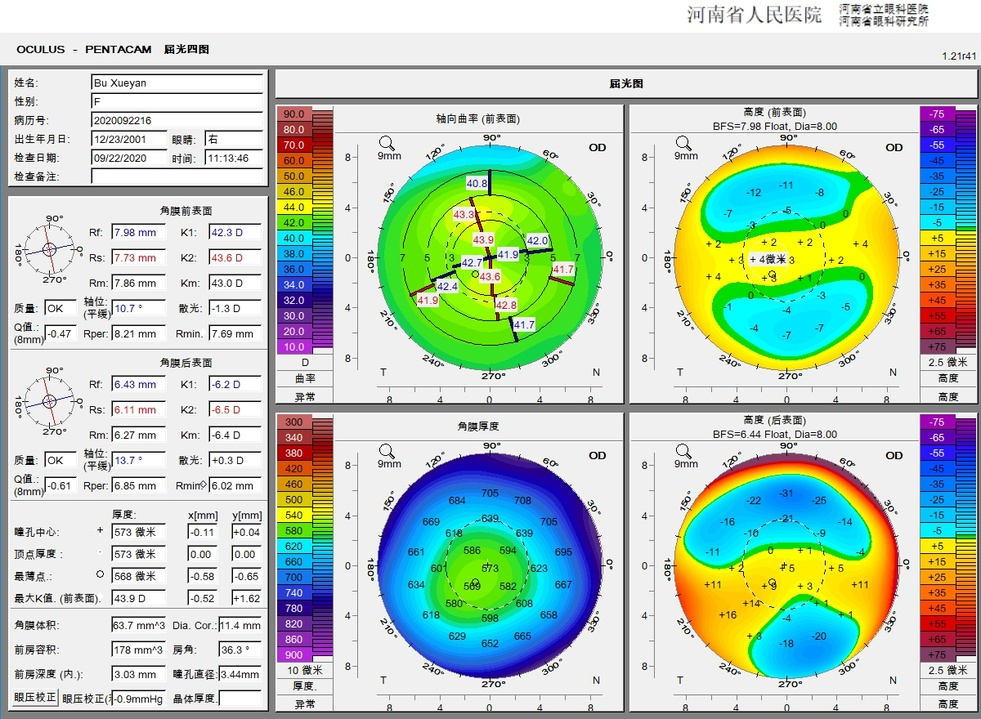
#> input picture image/est.JPG, 981 x 719 px, shrunk from 1200 x 880 before the run
$ python image_division.py
#> lines starting #> are read from the running program, lines starting #| are printed output that depends on the picture
from PIL import Image, ImageEnhance
# [20 lines of commented-out code are left out]

filename = r'image/est.JPG'
img = Image.open(filename)
#> img is the input picture: PIL image 981x719 RGB; mean R, G, B 183.4, 204.3, 186.7
size = img.size
#> size = (981, 719)
print(size)
#| (981, 719)

# 准备将图片切割成9张小图片
weight = int(size[0] // 3)
#> weight = 327
height = int(size[1] // 3)
#> height = 239
# 切割后的小图的宽度和高度
print(weight, height)
#| 327 239

for j in range(3):
    for i in range(3):
        box = (weight * i, height * j, weight * (i + 1), height * (j + 1))
        region = img.crop(box)
        region.save('{}{}.png'.format(j, i))
#> this loop made 3 passes
#> pass 1, `region.save('{}{}.png'.format(j, i))`:
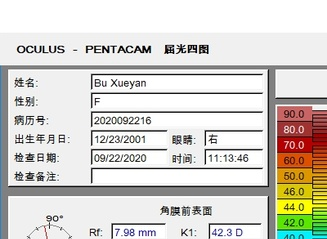
#> saved as 00.png: PIL image 327x239 RGB; mean R, G, B 214.3, 211.9, 205.7
#> pass 1, `region.save('{}{}.png'.format(j, i))`:
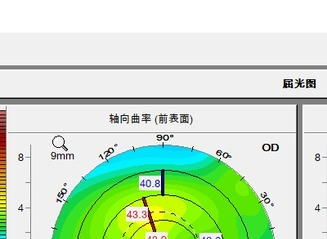
#> saved as 01.png: PIL image 327x239 RGB; mean R, G, B 200.9, 226.9, 195.1
#> pass 1, `region.save('{}{}.png'.format(j, i))`:
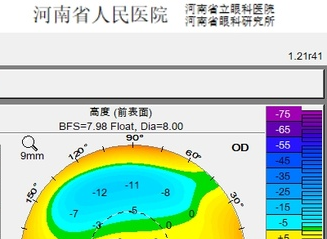
#> saved as 02.png: PIL image 327x239 RGB; mean R, G, B 183.1, 212.9, 198.4
#> pass 2, `region.save('{}{}.png'.format(j, i))`:
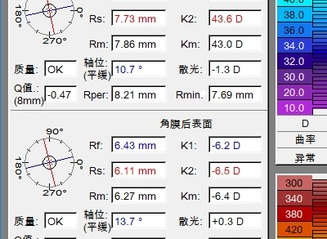
#> saved as 10.png: PIL image 327x239 RGB; mean R, G, B 205.2, 201.1, 208
#> after the loop:
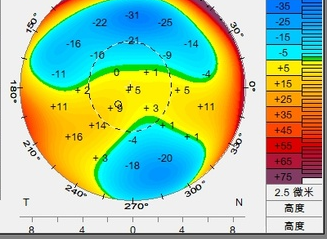
#> region: PIL image 327x239 RGB; mean R, G, B 162.2, 194.2, 152.1

$ run again, with image/Hu.JPG copied over image/est.JPG
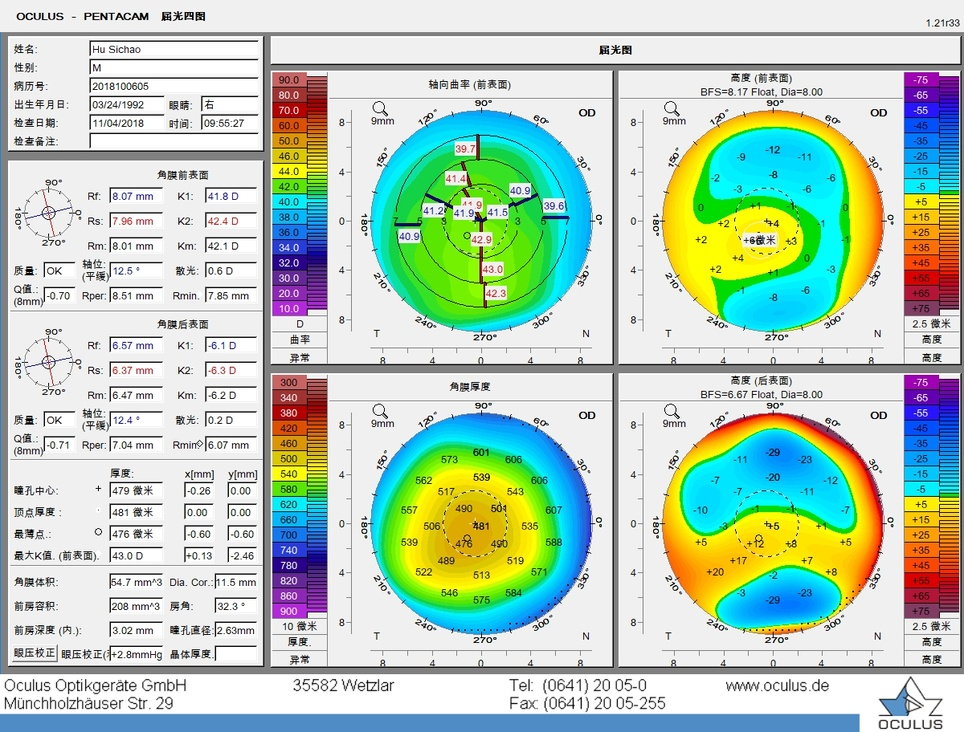
#> input picture image/Hu.JPG, 964 x 732 px, shrunk from 1200 x 912 before the run
#> img is the input picture: PIL image 964x732 RGB; mean R, G, B 183, 205.9, 187.1
#| (964, 732)
#| 321 244
#> the loop `for j in range(3):` made 3 passes
#> pass 1, `region.save('{}{}.png'.format(j, i))`:
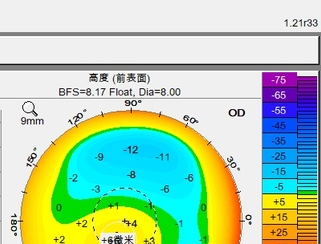
#> saved as 02.png: PIL image 321x244 RGB; mean R, G, B 174.4, 209, 176.3
#> after the loop `for j in range(3):`:
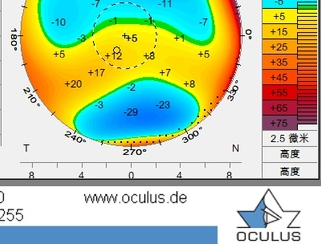
#> region: PIL image 321x244 RGB; mean R, G, B 182.8, 200.3, 163.2

$ run again, with image/pic01_x_roll.png saved as image/est.JPG
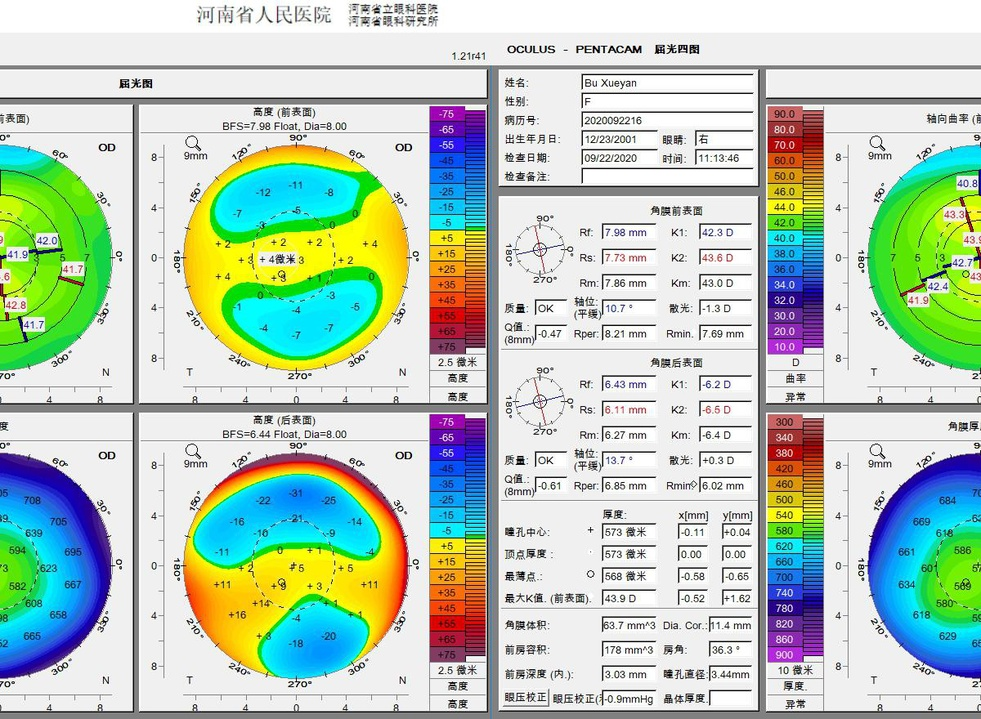
#> input picture image/pic01_x_roll.png, 981 x 719 px, shrunk from 1200 x 880 before the run
#> img is the input picture: PIL image 981x719 RGB; mean R, G, B 183.5, 204.2, 187
#| (981, 719)
#| 327 239
#> the loop `for j in range(3):` made 3 passes
#> pass 1, `region.save('{}{}.png'.format(j, i))`:
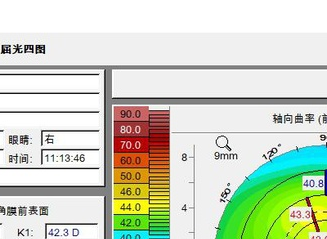
#> saved as 02.png: PIL image 327x239 RGB; mean R, G, B 206.2, 215.9, 196.1
#> after the loop `for j in range(3):`:
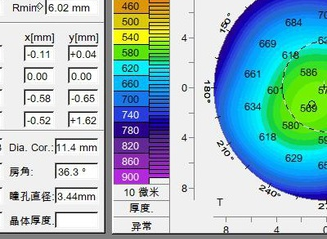
#> region: PIL image 327x239 RGB; mean R, G, B 157.1, 189.8, 194.9
